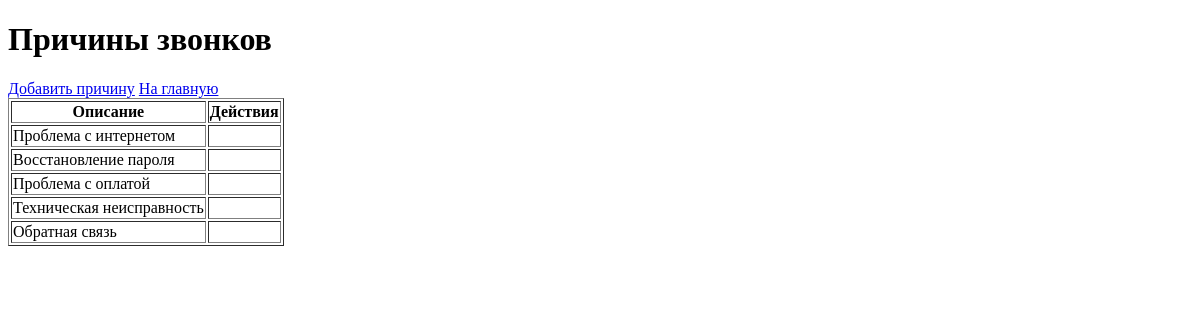
Before: /reasons/ with the older database file.
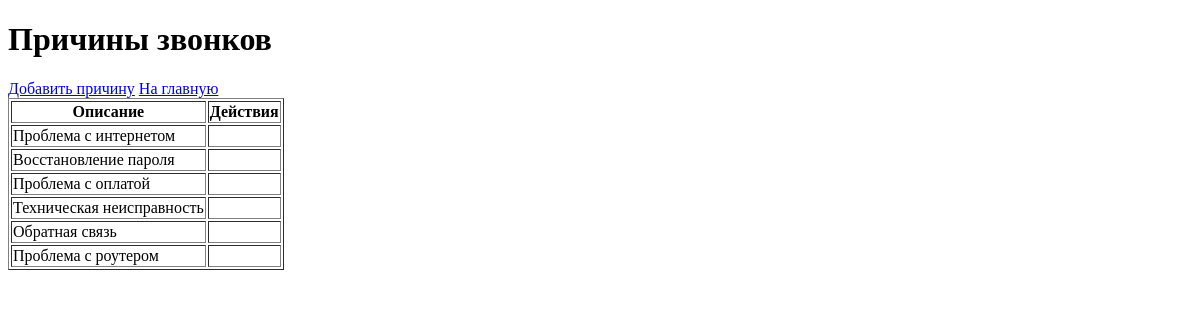
After: the same page with the newer database file.
### calls/models.py (models this page shows, shortened)
class Reason(models.Model):
    description = models.CharField(max_length=255)

### calls/views.py (the view)
# urls.py: path('reasons/', views.reason_list, name='reason_list'),
def reason_list(request):
    reasons = Reason.objects.all()
    return render(request, 'calls/reason_list.html', {'reasons': reasons})

### calls/templates/calls/reason_list.html (shortened to what this page needs)
<!DOCTYPE html>
<html lang="ru">
<head>
</head>
<body>
<h1>Причины звонков</h1>
<a href="{% url 'reason_create' %}">Добавить причину</a>
<a href="{% url 'home' %}">На главную</a>
<table border="1">
    <tr>
        <th>Описание</th>
        <th>Действия</th>
    </tr>
    {% for reason in reasons %}
    <tr>
        <td>{{ reason.description }}</td>
        <td>
        </td>
    </tr>
    {% endfor %}
</table>
</body>
</html>

Changed rows visible on the page:
added Reason: description "Проблема с роутером"
